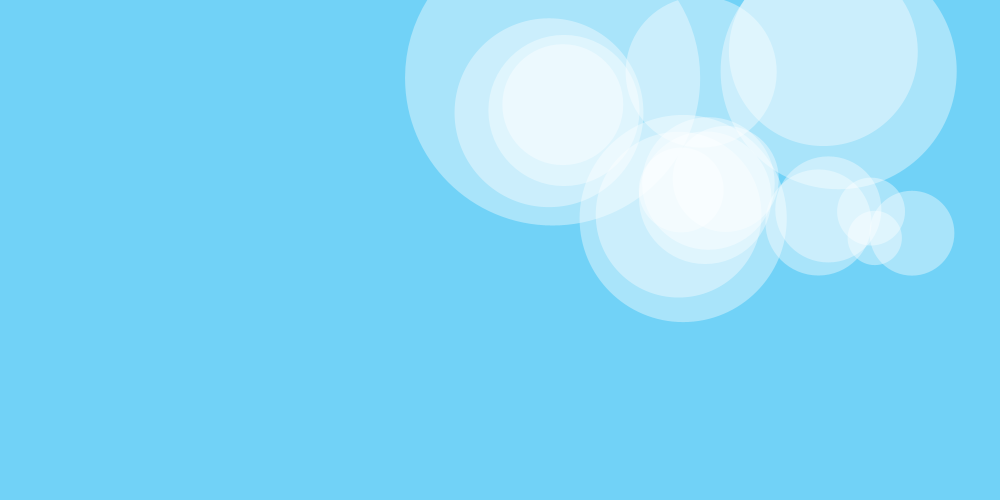
Frame 1 (no input)
Frame 60 (the mouse pressed at the canvas centre just before this capture): identical to frame 1, image omitted
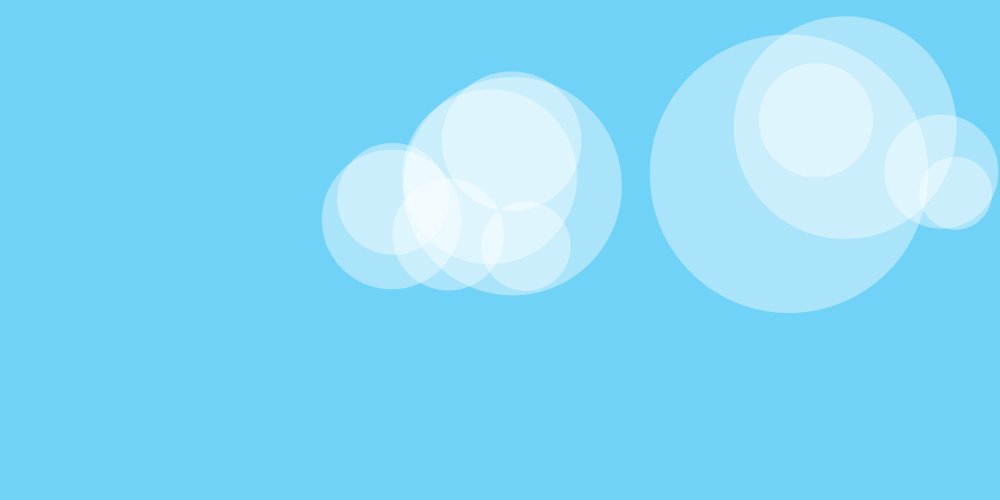
Frame 120 (the mouse held since frame 60 and released just before this capture)

The Processing sketch that drew these frames (run headless with seeded random() and noise(); from frame 60 on, the mouse is pressed at the canvas centre):

// Processing sketch: cloud_generation_experiment
// ── cloud_generation_experiment.pde
PGraphics pg;
int nGen = 3;

void setup()
{
  size(1000,500);
  createCloud();
}

void draw()
{
  background(113,210,247);
  image(pg,0,0);
}

void createCloud()
{
  pg =createGraphics(width,height);
  pg.beginDraw();
  pg.noStroke();
  pg.fill(color(255,255,255,100));
  cloudGen(random(100,800),random(0,300),random(200,300), nGen);
  cloudGen(random(100,800),random(0,300),random(200,300), nGen);
  pg.endDraw();
}

void cloudGen(float x,float y,float rad, int gen)
{
  if(gen > 0)
  {
    if(x  > (rad/2) && x < width-(rad/2) && y < height-(rad/2)) 
    {
      pg.circle(x,y,rad);
    }
    int n = floor(random(2,4));
    for(int i = 0; i < n; i = i + 1)
    {
      float nx = x + random(rad*1.5)-random(rad);
      float ny = y + random(rad/4.0)-random(rad/4.0);
      rad = rad*0.8;
      cloudGen(nx,ny,rad, gen-1);
    }  
    
  }
}

void mousePressed()
{
  createCloud();
}
